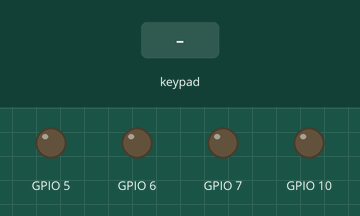
Recording of a sketch running on a simulated ESP32-S3. Parts: output pins drawn as LEDs (lit = HIGH). The test bench sets the inputs (shaded band). WiFi joins after 1.5 s; servers stay silent unless stated; what the sketch prints to the serial monitor is not drawn.

Above: at 2.7 s.
2.8 s: keypad keys 1 2 3 4 pressed 0.4 s apart
At 2.92 s:
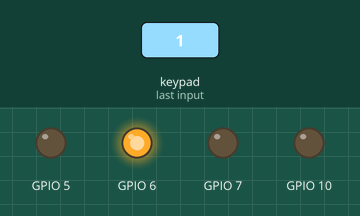
At 3.32 s:
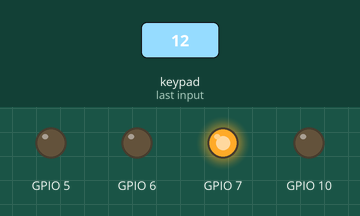
5.9 s: key '0' pressed
At 6.04 s:
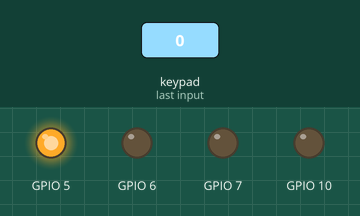
Timing chart, 0 to 8.9 s (numbered marks = the images above; inputs shaded):
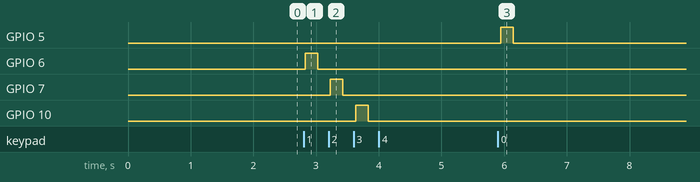

Measured:
- after the input at 2.8 s, GPIO 6: LOW → HIGH at once, → LOW 0.20 s later; GPIO 7: LOW → HIGH after 0.43 s, → LOW 0.20 s later; GPIO 10: LOW → HIGH after 0.83 s, → LOW 0.20 s later
- after the input at 5.9 s, GPIO 5: LOW → HIGH after 0.05 s, → LOW 0.20 s later

The sketch:

TreeofLightWeb.ino
```cpp
/*
  WiFi Web Server LED Blink

  A simple web server that lets you blink an LED via the web.
  This sketch will print the IP address of your WiFi Shield (once connected)
  to the Serial monitor. From there, you can open that address in a web browser
  to turn on and off the LED on pin 5.

  If the IP address of your shield is yourAddress:
  http://yourAddress/H turns the LED on
  http://yourAddress/L turns it off

  This example is written for a network using WPA encryption. For
  WEP or WPA, change the Wifi.begin() call accordingly.

  Circuit:
   WiFi shield attached
   LED attached to pin 5

  created for arduino 25 Nov 2012
  by Tom Igoe

  ported for sparkfun esp32
  31.01.2017 by Jan Hendrik Berlin

  MODIFIED BY JJ TO DO OTHER STUFF
*/

#include <Wire.h>
#include <WiFi.h>
#include "Adafruit_MPR121.h"

#ifndef _BV
#define _BV(bit) (1 << (bit))
#endif

// You can have up to 4 on one i2c bus but one is enough for testing!
Adafruit_MPR121 cap = Adafruit_MPR121();

// Keeps track of the last pins touched
// so we know when buttons are 'released'
uint16_t lasttouched = 0;
uint16_t currtouched = 0;
const char* ssid     = "IXD-AA1A-DEV";
const char* password = "ixd4life!";
int touched;
WiFiServer server(80);

void setup()
{
  Serial.begin(115200);
  pinMode(5, OUTPUT);
  pinMode(6, OUTPUT);
  pinMode(7, OUTPUT);
  pinMode(10, OUTPUT);
  delay(10);

  // We start by connecting to a WiFi network

  Serial.println();
  Serial.println();
  Serial.print("Connecting to ");
  Serial.println(ssid);

  WiFi.begin(ssid, password);

  while (WiFi.status() != WL_CONNECTED) {
    delay(500);
    Serial.print(".");
  }

  Serial.println("");
  Serial.println("WiFi connected.");
  Serial.println("IP address: ");
  Serial.println(WiFi.localIP());

  server.begin();

  while (!Serial) { // needed to keep leonardo/micro from starting too fast!
    delay(10);
  }
}

int value = 0;

void loop() {
  WiFiClient client = server.available();   // listen for incoming clients
  currtouched = cap.touched();
  for (uint8_t i = 0; i < 12; i++) {
    // it if *is* touched and *wasnt* touched before, alert!
    if ((currtouched & _BV(i)) && !(lasttouched & _BV(i)) ) {
      touched = i;
      if (i == 0) {
        digitalWrite(5, HIGH);
      }
      if (i == 1) {
        digitalWrite(6, HIGH);
      }
      if (i == 2) {
        digitalWrite(7, HIGH);
      }
      if (i == 3) {
        digitalWrite(10, HIGH);
      }
    }
    // if it *was* touched and now *isnt*, alert!
    if (!(currtouched & _BV(i)) && (lasttouched & _BV(i)) ) {
      digitalWrite(5, LOW);
      digitalWrite(6, LOW);
      digitalWrite(7, LOW);
      digitalWrite(10, LOW);
    }
  }

  // reset our state
  lasttouched = currtouched;
  // put a delay so it isn't overwhelming
  delay(100);
  if (client) {                             // if you get a client,
    Serial.println("New Client.");           // print a message out the serial port
    String currentLine = "";                // make a String to hold incoming data from the client
    while (client.connected()) {            // loop while the client's connected
      if (client.available()) {             // if there's bytes to read from the client,
        char c = client.read();             // read a byte, then
        Serial.write(c);                    // print it out the serial monitor
        if (c == '\n') {                    // if the byte is a newline character

          // if the current line is blank, you got two newline characters in a row.
          // that's the end of the client HTTP request, so send a response:
          if (currentLine.length() == 0) {
            // HTTP headers always start with a response code (e.g. HTTP/1.1 200 OK)
            // and a content-type so the client knows what's coming, then a blank line:
            client.println("HTTP/1.1 200 OK");
            client.println("Content-type:text/html");
            client.println();

            // the content of the HTTP response follows the header:
            client.print("The light being selected is <span>");
            client.print(touched);
            client.print("</span>");

            // The HTTP response ends with another blank line:
            client.println();
            // break out of the while loop:
            break;
          } else {    // if you got a newline, then clear currentLine:
            currentLine = "";
          }
        } else if (c != '\r') {  // if you got anything else but a carriage return character,
          currentLine += c;      // add it to the end of the currentLine
        }
      }
    }
    // close the connection:
    client.stop();
    Serial.println("Client Disconnected.");
  }
}
```
